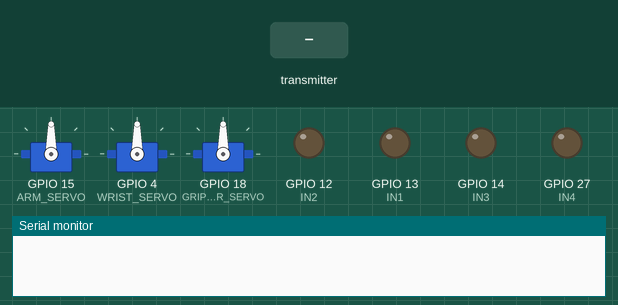
The sketch below on a simulated ESP32. Parts: 3 × servo, output pins drawn as LEDs (lit = HIGH), the last lines printed to the serial monitor. The test bench sets the inputs (shaded band).

Above: at 1.2 s.
1.3 s: the transmitter starts sending mode = 1
At 3.0 s:
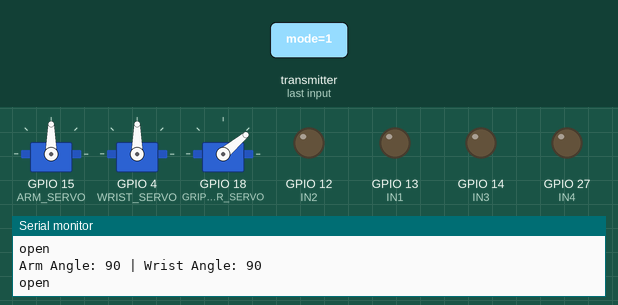
3.3 s: the transmitter starts sending pitch = 25
At 4.3 s:
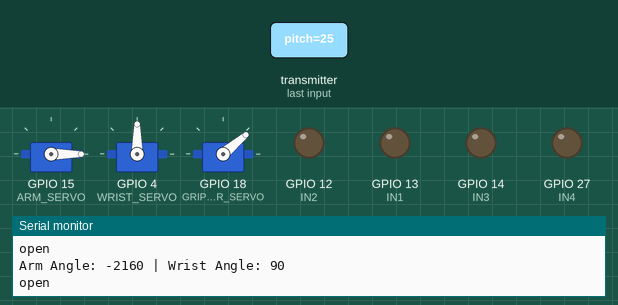
4.8 s: the transmitter starts sending gripper = 1
At 5.8 s:
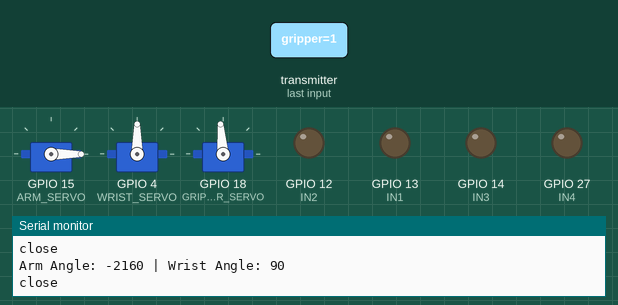
6.8 s: the transmitter starts sending roll = 25
At 8.0 s:
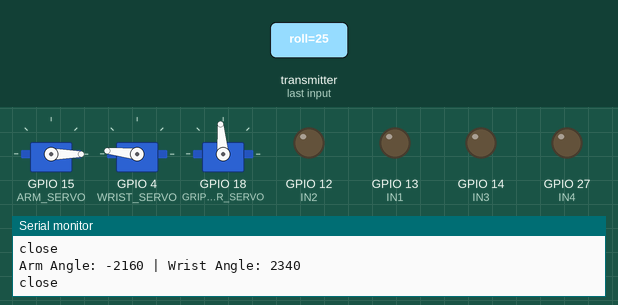
8.3 s: the transmitter starts sending pitch = 0
At 9.3 s:
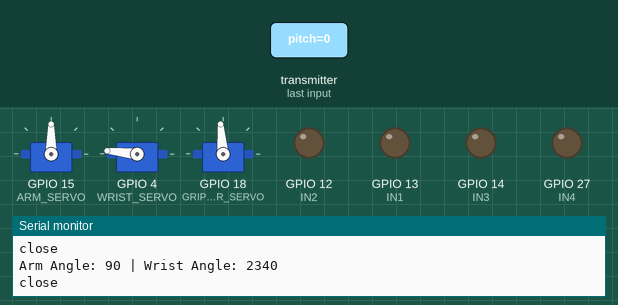
9.8 s: the transmitter starts sending roll = 50
At 10.4 s:
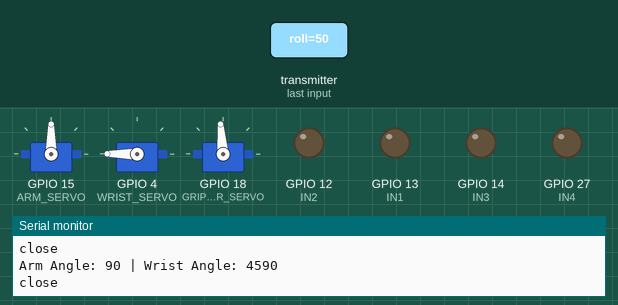
Timing chart, 0 to 12.3 s (numbered marks = the images above; inputs shaded):
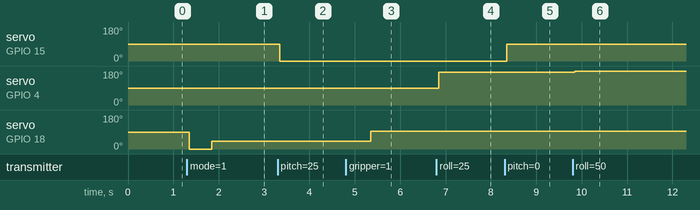

The sketch:

esp32_gesture_controlled_rover.ino
```cpp
#include <esp_now.h>
#include <WiFi.h>
#include <ESP32Servo.h>

#define IN1 13
#define IN2 12
#define IN3 14
#define IN4 27
#define ARM_SERVO 15   // Servo for arm movement
#define WRIST_SERVO 4  // Servo for wrist rotation
#define GRIPPER_SERVO 18 // Servo for gripper

Servo armServo, wristServo, gripperServo;

unsigned long lastReceiveTime = 0;
const unsigned long timeoutInterval = 1000;
int x;

typedef struct {
    float pitch;
    float roll;
    bool gripper;
    bool mode;
} MotionData;

MotionData receivedData;

void OnDataRecv(const esp_now_recv_info_t *info, const uint8_t *incomingData, int len) {
    memcpy(&receivedData, incomingData, sizeof(receivedData));
    lastReceiveTime = millis();

    if (!receivedData.mode) {
        // --- Rover Control ---
        if (receivedData.pitch > 0.5) {  // Forward
            digitalWrite(IN1, HIGH);
            digitalWrite(IN2, LOW);
            digitalWrite(IN3, HIGH);
            digitalWrite(IN4, LOW);
        } else if (receivedData.pitch < -0.5) {  // Backward
            digitalWrite(IN1, LOW);
            digitalWrite(IN2, HIGH);
            digitalWrite(IN3, LOW);
            digitalWrite(IN4, HIGH);
        } else if (receivedData.roll < -0.5) {  // Right
            digitalWrite(IN1, HIGH);
            digitalWrite(IN2, LOW);
            digitalWrite(IN3, LOW);
            digitalWrite(IN4, HIGH);
        } else if (receivedData.roll > 0.5) {  // Left
            digitalWrite(IN1, LOW);
            digitalWrite(IN2, HIGH);
            digitalWrite(IN3, HIGH);
            digitalWrite(IN4, LOW);
        } else {  // Stop
            digitalWrite(IN1, LOW);
            digitalWrite(IN2, LOW);
            digitalWrite(IN3, LOW);
            digitalWrite(IN4, LOW);
        }
    } else {
        // --- Arm Control ---
        int armAngle = map(receivedData.pitch * 100, -100, 100, 180, 0);
        int wristAngle = map(receivedData.roll * 100, -100, 100, 0, 180);

        armServo.write(armAngle);
        wristServo.write(wristAngle);
        gripperServo.write(x);

        Serial.print("Arm Angle: ");
        Serial.print(armAngle);
        Serial.print(" | Wrist Angle: ");
        Serial.println(wristAngle);

        // --- Gripper Control ---
        if (receivedData.gripper) {
            x=95;//close
            Serial.println("close");
        } else {
            x=40;// Open
            Serial.println("open");
        }
    }
}

void setup() {
    Serial.begin(115200);

    pinMode(IN1, OUTPUT);
    pinMode(IN2, OUTPUT);
    pinMode(IN3, OUTPUT);
    pinMode(IN4, OUTPUT);

    armServo.attach(ARM_SERVO);
    wristServo.attach(WRIST_SERVO);
    gripperServo.attach(GRIPPER_SERVO);

    WiFi.mode(WIFI_STA);
    if (esp_now_init() != ESP_OK) {
        Serial.println("ESP-NOW Init Failed");
        return;
    }

    esp_now_register_recv_cb(OnDataRecv);
}

void loop() {
    if (millis() - lastReceiveTime > timeoutInterval) {
        digitalWrite(IN1, LOW);
        digitalWrite(IN2, LOW);
        digitalWrite(IN3, LOW);
        digitalWrite(IN4, LOW);
    }
}
```

Measured:
- after the input at 1.3 s, servo on GPIO 18 (GRIPPER_SERVO): 90° → 0° after 0.05 s, → 40° 0.50 s later
- after the input at 3.3 s, servo on GPIO 15 (ARM_SERVO): 90° → 0° after 0.05 s
- after the input at 4.8 s, servo on GPIO 18 (GRIPPER_SERVO): 40° → 95° after 0.55 s
- after the input at 6.8 s, servo on GPIO 4 (WRIST_SERVO): 90° → 174° after 0.05 s
- after the input at 8.3 s, servo on GPIO 15 (ARM_SERVO): 0° → 90° after 0.05 s
- after the input at 9.8 s, servo on GPIO 4 (WRIST_SERVO): 174° → 180° after 0.05 s
